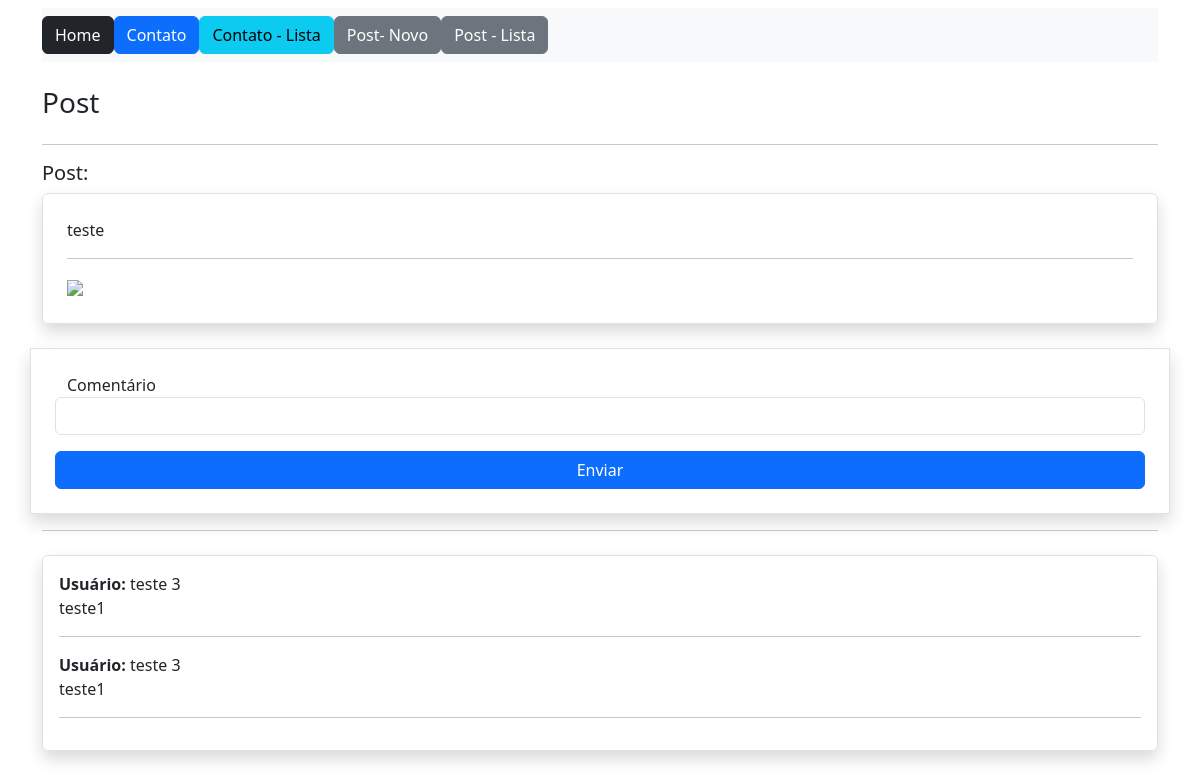
The app's page /post/1 (signed in) with its own data.
### app/models.py (models this page shows, shortened)
class Post(db.Model):
    id = db.Column(db.Integer, primary_key=True)
    data_criacao = db.Column(db.DateTime, default=datetime.now)
    mensagem = db.Column(db.String, nullable=True)
    imagem = db.Column(db.String, nullable=True, default='default.png')
    user_id = db.Column(db.Integer, db.ForeignKey('user.id'), nullable=False)
    comentarios = db.relationship('PostComentarios', backref='post', lazy=True)

class PostComentarios(db.Model):
    id = db.Column(db.Integer, primary_key=True)
    data_criacao = db.Column(db.DateTime, default=datetime.now())
    comentario = db.Column(db.String, nullable=True)
    user_id = db.Column(db.Integer, db.ForeignKey('user.id'), nullable=True)
    post_id = db.Column(db.Integer, db.ForeignKey('post.id'), nullable=True)
    user = db.relationship('User', back_populates='comentarios')

class User(db.Model, UserMixin):
    id = db.Column(db.Integer, primary_key=True)
    nome = db.Column(db.String, nullable=True)
    sobrenome = db.Column(db.String, nullable=True)
    email = db.Column(db.String, nullable=True)
    senha = db.Column(db.String, nullable=True)
    posts = db.relationship('Post', backref='user', lazy=True)
    comentarios = db.relationship('PostComentarios', back_populates='user')

### app/view.py (the view)
@app.route('/post/<int:id>', methods=['GET', 'POST'])
@login_required
def PostDetail(id):
    post = Post.query.get_or_404(id)
    form = PostComentariosForm()
    if form.validate_on_submit():
        form.save(current_user.id, id)
        return redirect(url_for('PostDetail', id=id))
    return render_template('post.html', post=post, form=form)

### app/forms.py (shortened to what this page needs)
class PostComentariosForm(FlaskForm):
    comentario = StringField('Comentário', validators=[DataRequired()])
    btnSubmit = SubmitField('Enviar')

### app/models.py (called while the page is built)
@login_manager.user_loader
def load_user(user_id):
    return User.query.get(user_id)

### app/templates/post.html (shortened to what this page needs)
{% extends 'base.html' %}
{%block content%}
    <div class="container">
        {%include 'nav.html'%}
            <div class="row mt-4">
                <h3>Post</h3>
            </div>
            <hr>
            <div class="row">
                <div class="12">
                    <h5>Post:</h5>
                    <div class="col-12 border rounded p-4 shadow">
                        {{ post.mensagem }}
                        <hr>
                        <img src="{{url_for('static', filename='data/post/{}'.format(post.imagem))}}" style="max-width: 300px;">
                    </div>
                </div>
            </div>
            <div class="col-12 mt-3">
                <form action="" method="post" class="row mt-4 p-4 round border shadow" >
                    {{form.comentario.label()}}
                    {{form.comentario(class="form-control")}}
                    {{form.btnSubmit(class = "btn btn-primary col-12 mt-3")}}
                </form>
            </div>
            <hr>
            <div class="col-12 mt-4 border rounded shadow p-3">
                {% for c in post.comentarios %}
                <p>
                    <b>Usuário:</b> {{c.user.nome}} {{c.user.sobrenome}} <br>
                    {{c.comentario}}
                </p>
                <hr>
                {% endfor %}
            </div>
        </div>
{%endblock%}

### records on screen
Post: mensagem "teste"
PostComentarios: user.nome "teste", user.sobrenome "3", comentario "teste1"
PostComentarios: user.nome "teste", user.sobrenome "3", comentario "teste1"
